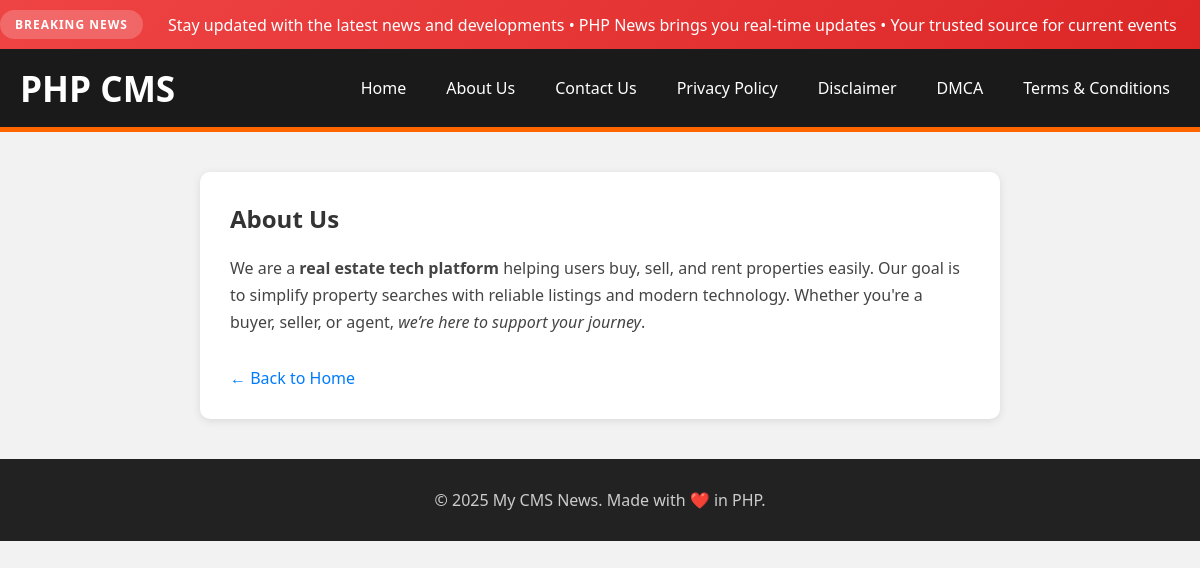
Screenshot of /page.php?slug=about-us with the database file from the repository.
### tables this page shows
CREATE TABLE `pages` (
  `id` int(11) NOT NULL,
  `title` varchar(100) NOT NULL,
  `slug` varchar(100) NOT NULL,
  `created_at` timestamp NOT NULL DEFAULT current_timestamp(),
  `content` text DEFAULT NULL,
  `status` enum('draft','published') NOT NULL DEFAULT 'draft',
  `updated_at` datetime DEFAULT current_timestamp() ON UPDATE current_timestamp(),
  `author_id` int(11) DEFAULT 1,
  `excerpt` text DEFAULT NULL,
  `meta_description` text DEFAULT NULL,
  `page_order` int(11) DEFAULT 0,
  `show_in_menu` tinyint(1) DEFAULT 0
);

### page.php (the view, shortened to what this page needs)
<?php
require 'config.php';
$menu = $conn->query("SELECT * FROM pages WHERE status = 'published' AND show_in_menu = 1 ORDER BY page_order ASC, id ASC");
$slug = $_GET['slug'];
$stmt = $conn->prepare("SELECT * FROM pages WHERE slug = ?");
$stmt->bind_param("s", $slug);
$stmt->execute();
$result = $stmt->get_result();
$page = $result->fetch_assoc();
?>
<!DOCTYPE html>
<html lang="en">
<head>
    <link href="https://cdnjs.cloudflare.com/ajax/libs/font-awesome/6.4.0/css/all.min.css" rel="stylesheet">
</head>
<body>
    <div class="breaking-news">
        <div class="breaking-content">
            <span class="breaking-label">Breaking News</span>
            <span>Stay updated with the latest news and developments • PHP News brings you real-time updates • Your trusted source for current events</span>
        </div>
    </div>
    <header>
        <h1>PHP CMS</h1>
        <nav class="menu">
            <a href="index.php">Home</a>
            <?php while($m = $menu->fetch_assoc()): ?>
                <a href="page.php?slug=<?= urlencode($m['slug']) ?>"><?= htmlspecialchars($m['title']) ?></a>
            <?php endwhile; ?>
        </nav>
    </header>
    <div class="container">
        <h2><?= htmlspecialchars($page['title']) ?></h2>
        <div class="content">
<?= $page['content'] ?>
        </div>
        <a class="back" href="index.php">&larr; Back to Home</a>
    </div>
    <footer>
        &copy; <?= date('Y') ?> My CMS News. Made with ❤️ in PHP.
    </footer>
</body>
</html>

### page.php (style rules this page uses)
:root { --primary-color: #2563eb; --primary-dark: #1d4ed8; --secondary-color: #f59e0b; --accent-color: #ef4444; --text-primary: #1f2937; --text-secondary: #6b7280; --text-light: #9ca3af; --bg-primary: #ffffff; --bg-secondary: #f8fafc; --bg-dark: #0f172a; --border-color: #e5e7eb; --shadow-sm: 0 1px 2px 0 rgb(0 0 0 / 0.05); --shadow-md: 0 4px 6px -1px rgb(0 0 0 / 0.1); --shadow-lg: 0 10px 15px -3px rgb(0 0 0 / 0.1); --shadow-xl: 0 20px 25px -5px rgb(0 0 0 / 0.1); }
* { margin: 0; padding: 0; box-sizing: border-box; }
body { font-family: 'Segoe UI', sans-serif; background-color: #f2f2f2; }
.breaking-news { background: linear-gradient(135deg, var(--accent-color), #dc2626); color: white; padding: 10px 0; overflow: hidden; position: relative; }
.breaking-content { display: flex; align-items: center; white-space: nowrap; animation: scroll 30s linear infinite; }
.breaking-label { background: rgba(255,255,255,0.2); padding: 6px 15px; border-radius: 20px; font-weight: 700; font-size: 12px; margin-right: 25px; text-transform: uppercase; letter-spacing: 1px; }
header { background-color: #1a1a1a; color: white; padding: 15px 20px; border-bottom: 5px solid #ff6600; display: flex; justify-content: space-between; align-items: center; position: relative; z-index: 1000; }
header h1 { margin: 0; font-size: 2.2rem; }
.menu { display: flex; gap: 20px; background-color: #1a1a1a; }
.menu a { color: white; text-decoration: none; font-weight: 500; padding: 10px; }
.container { max-width: 800px; margin: 40px auto; background: white; padding: 30px; border-radius: 10px; box-shadow: 0 2px 8px rgba(0,0,0,0.1); }
h2 { margin-bottom: 20px; color: #333; }
.content { line-height: 1.7; color: #444; }
footer { text-align: center; padding: 30px 20px; background: #222; color: #ccc; margin-top: 40px; }
a.back { display: inline-block; margin-top: 30px; color: #007bff; text-decoration: none; }

### rows the page displays
pages: title "About Us", content "We are a real estate tech platform helping users buy, sell, and rent properties easily. Our goal is to simplify property searches with reliable listings and modern technology. Whether you're a buyer, seller, or agent, we’re here to support your journey ."
pages: title "Contact Us"
pages: title "Privacy Policy"
pages: title "Disclaimer"
pages: title "DMCA"
pages: title "Terms & Conditions"
